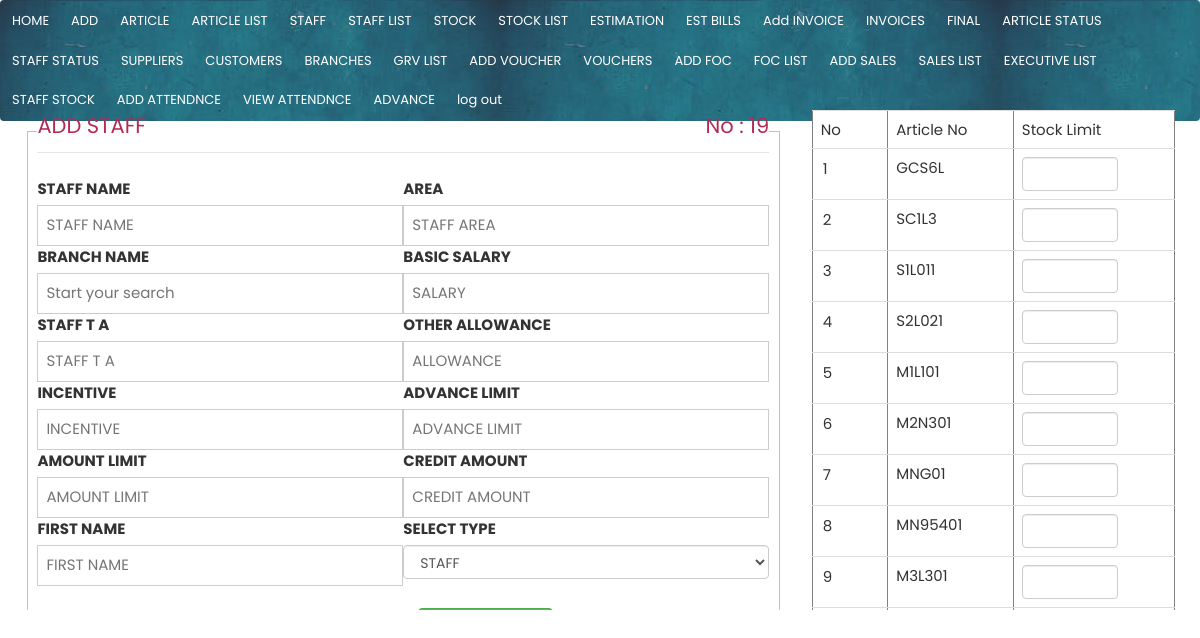
Page /forms/add_staff.php (signed in) on the committed database.
### tables this page shows
CREATE TABLE `staffs` (
  `staff_id` int(11) NOT NULL,
  `staff_name` varchar(250) NOT NULL,
  `branch_id` int(11) NOT NULL,
  `salary` varchar(250) NOT NULL,
  `amount_limit` decimal(11,2) NOT NULL,
  `credit_amount` varchar(250) NOT NULL,
  `staff_ta` decimal(11,2) NOT NULL,
  `staff_allowance` decimal(11,2) NOT NULL,
  `staff_incentive` decimal(11,2) NOT NULL,
  `advance_limit` decimal(11,2) NOT NULL,
  `area` varchar(250) NOT NULL,
  `category` int(11) NOT NULL,
  `first_name` varchar(250) NOT NULL
);

CREATE TABLE `articles` (
  `article_id` int(11) NOT NULL,
  `article_name` varchar(250) NOT NULL,
  `supplier_id` int(11) NOT NULL,
  `article_price` decimal(11,2) NOT NULL,
  `article_stock` int(11) DEFAULT 0,
  `article_no` varchar(250) NOT NULL,
  `sales_price` decimal(11,2) NOT NULL,
  `hsn_no` varchar(250) NOT NULL,
  `sgst` varchar(250) NOT NULL,
  `cgst` varchar(250) NOT NULL,
  `igst` varchar(250) NOT NULL,
  `staff_stock` int(11) DEFAULT 0,
  `enter_datetime` datetime NOT NULL DEFAULT current_timestamp(),
  `sold` int(11) DEFAULT 0,
  `dsold` int(11) DEFAULT 0,
  `fsold` int(11) DEFAULT 0,
  `cess` decimal(11,2) NOT NULL
);

### forms/add_staff.php (the view, shortened to what this page needs)
  <?php
  include("../main/navbar.php");
    $query_article=mysqli_query($conn,"select staff_id from staffs order by staff_id desc LIMIT 1
     ");
    $fetch_article=mysqli_fetch_array($query_article);
     $staff_id=$fetch_article['staff_id'];?>
<form class="col-md-8 ">
<fieldset>
<legend>ADD STAFF    <p style="float: right;">No : <?php echo $staff_id+1 ?> </p> </legend>
  <div class="w3-half">
    <label>STAFF NAME</label>
    <input class="w3-input w3-border" id="staff_name" name="staff_name" type="text" placeholder="STAFF NAME">
  </div>
  <div class="w3-half">
 <label>AREA</label>
    <input id="staff_area" type="text" class="w3-input w3-border" name="staff_area" placeholder="STAFF AREA"  >
   </div>
 <div class="w3-half">
    <label>BRANCH NAME</label>
    <input list="branches" id="branch_id" name="branch_id" placeholder="Start your search" class="w3-input w3-border">
  </div>
  <div class="w3-half">
 <label>BASIC SALARY</label>
    <input id="salary" type="text" class="w3-input w3-border" name="salary" placeholder="SALARY"  >
  </div> <div class="w3-half">
    <label>STAFF T A</label>
    <input id="ta" type="text" class="w3-input w3-border" name="ta" placeholder="STAFF T A"  >
  </div>
  <div class="w3-half">
 <label>OTHER ALLOWANCE</label>
    <input id="allowance" type="text" class="w3-input w3-border" name="allowance" placeholder="ALLOWANCE"  >
    </div> <div class="w3-half">
    <label>INCENTIVE</label>
    <input id="incentive" type="text" class="w3-input w3-border" name="incentive" placeholder="INCENTIVE"  >
  </div>
  <div class="w3-half">
    <label>ADVANCE LIMIT</label>
    <input id="advance_limit" type="text" class="w3-input w3-border" name="advance_limit" placeholder="ADVANCE LIMIT"  >
 </div> <div class="w3-half">
    <label>AMOUNT LIMIT</label>
    <input id="amount_limit" type="text" class="w3-input w3-border" name="amount_limit" placeholder="AMOUNT LIMIT"  >
  </div>
  <div class="w3-half">
   <label>CREDIT AMOUNT </label>
    <input id="credit_amount" type="text" class="w3-input w3-border" name="credit_amount" placeholder="CREDIT AMOUNT"  >
  </div>
 <div class="w3-half">
   <label>FIRST NAME </label>
    <input id="first_name" type="text" class="w3-input w3-border" name="first_name" placeholder="FIRST NAME"  >
  </div>
   <div class="w3-half">
   <label>SELECT TYPE  </label>
     <select class="form-control" id="category">
                  <option value="1" selected>STAFF</option>
                </select>
  </div>
<div class="form-group">
  <label class="col-md-4 control-label" for="save"></label>
  <div class="col-md-4">
    <br>
    <button id="save_article" name="save_article" onclick="save_staff()" class="btn btn-success">SAVE EXECUTIVE</button>
  </div>
</div>
</fieldset>
</form>
<div class="col-md-4">
  <table border="1" class="table">
    <tr>
      <td>No</td>
      <td>Article No</td>
      <td>Stock Limit</td>
    </tr>
  <?php
  $sql="SELECT article_id,article_name,article_no from articles";
  $query=mysqli_query($conn,$sql);
while($fetch=mysqli_fetch_array($query))
      {
        $article_id=$fetch['article_id'];
        $article_no=$fetch['article_no'];
        ?>
<tr>
  <td> <input style="border: none;width: 3vw;" readonly="1" type="text" name="article_id" value="<?php echo $article_id;?>"></td>
  <td><?php echo $article_no;?></td>
  <td ><input style="*border: none;width: 8vw;" class="form-control"  type="text" name="article_limit" ></td>
</tr>
       <?php } ?>
     </table></div>

### css/w3.css (style rules this page uses)
html { box-sizing:border-box }
*,*:before,*:after { box-sizing:inherit }
html { -ms-text-size-adjust:100%;-webkit-text-size-adjust:100% }
body { margin:0 }
button,input,select,textarea,optgroup { font:inherit;margin:0 }
button,input { overflow:visible }
button,select { text-transform:none }
button,[type=button],[type=reset],[type=submit] { -webkit-appearance:button }
fieldset { border:1px solid #c0c0c0;margin:0 2px;padding:.35em .625em .75em }
legend { color:inherit;display:table;max-width:100%;padding:0;white-space:normal }
html,body { font-family:Verdana,sans-serif;font-size:15px;line-height:1.5 }
html { overflow-x:hidden }
.w3-input { padding:8px;display:block;border:none;border-bottom:1px solid #ccc;width:100% }
.w3-col,.w3-half,.w3-third,.w3-twothird,.w3-threequarter,.w3-quarter { float:left;width:100% }
@media (min-width:601px) { .w3-col.m6,.w3-half { width:49.99999% } }
.w3-border { border:1px solid #ccc!important }

### main/navbar.php (style rules this page uses)
body { margin:0; }

### rows in the picture
staffs: $staff_id+1 "19"
articles: article_id "1", article_no "GCS6L"
articles: article_id "2", article_no "SC1L3"
articles: article_id "3", article_no "S1L011"
articles: article_id "4", article_no "S2L021"
articles: article_id "5", article_no "M1L101"
articles: article_id "6", article_no "M2N301"
articles: article_id "7", article_no "MNG01"
articles: article_id "8", article_no "MN95401"
articles: article_id "9", article_no "M3L301"
